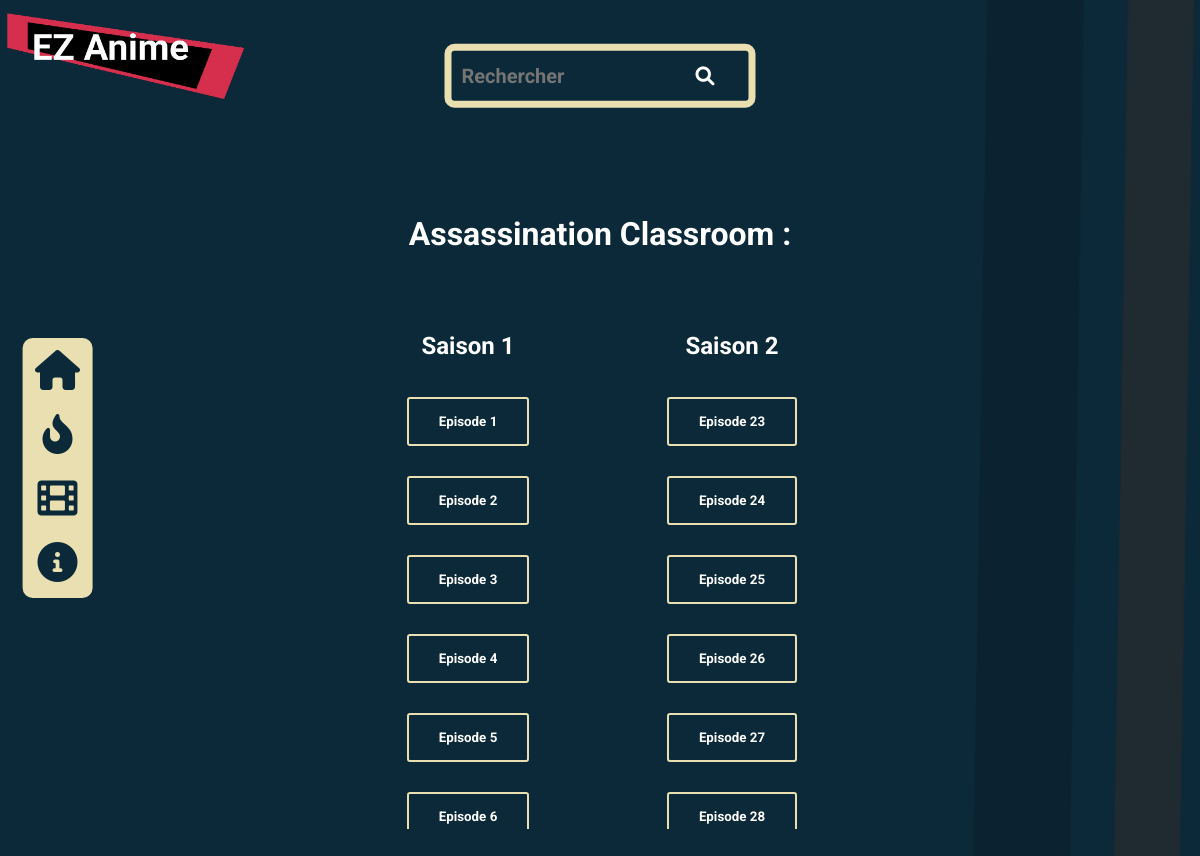
The page /catalog/assassinationclassroom.php on the database its author committed.
### tables this page shows
CREATE TABLE `assassinationclassroomiframe` (
  `id` int NOT NULL,
  `iframe` varchar(258) NOT NULL
);

### catalog/assassinationclassroom.php (the view, shortened to what this page needs)
<!doctype html>
<html lang="en">
<head>
    <link rel="stylesheet" href="../style.css">
    <link rel="stylesheet" href="../responsive.css">
    <link rel="stylesheet" href="https://cdnjs.cloudflare.com/ajax/libs/font-awesome/6.0.0-beta3/css/all.min.css" />
</head>
<body>
<div class="contents">
    <?php
    require('components/navbar-left.php');
    require('components/navbar-top.php');
    ?>
    <h1 class="anime-title">Assassination Classroom :</h1><br><br><br><br>
    <center><div class="ep-lst">
            <div class="saison">
                <h2>Saison 1</h2><br>
                <?php
                    $sql = "SELECT * FROM assassinationclassroomiframe WHERE id BETWEEN 1 AND 22";
                    $res = mysqli_query($conn, $sql);
                    while($row = mysqli_fetch_assoc($res)) {
                        echo
                            "
                            <a href='watch/assassinationclassroom.php?ep=".$row['id']."'><button class='ep-btn'>Episode ".$row['id']."</button></a>
                            ";
                    }
                ?>
            </div>
            <div class="saison">
                <h2>Saison 2</h2><br>
                <?php
                    $sql = "SELECT * FROM assassinationclassroomiframe WHERE id BETWEEN 23 AND 47";
                    $res = mysqli_query($conn, $sql);
                    while($row = mysqli_fetch_assoc($res)) {
                        echo
                            "
                            <a href='watch/assassinationclassroom.php?ep=".$row['id']."'><button class='ep-btn'>Episode ".$row['id']."</button></a>
                            ";
                    }
                ?>
            </div>
    </div></center>
</div><br><br><br>
</body><?php

### style.css (style rules this page uses)
:root { --beige: #E9DFB1; --bg-color: #0B2938; --vector-color: #0B2938; --card-color: #469B97; --red: #d62f4d; --whitebar: #dce6f0; }
* { margin: 0; padding: 0; text-decoration: none; color: inherit; font-family: 'Roboto', sans-serif; font-weight: bold; }
body { background: url("assets/bg2.png"); background-size: cover; background-repeat: no-repeat; scroll-behavior: smooth; }
.ep-lst { max-width: 80%; }
.ep-lst .saison { max-width: 260px; max-height: 500px; display: inline-block; overflow: auto; background: transparent; vertical-align: top; margin-bottom: 50px; }
.ep-lst .saison h2 { color: #fff; margin: 3px; }
.ep-lst .saison button { border: 2px solid var(--beige); padding: 15px 30px; background: transparent; cursor: pointer; color: white; margin: 15px; vertical-align: top; transition: .5s; border-radius: 3px; }
.anime-title { color: white; text-align: center; }

### responsive.css (style rules this page uses)
:root { --beige: #E9DFB1; --bg-color: #0B2938; --vector-color: #0B2938; --card-color: #469B97; }

### rows shown on the page
assassinationclassroomiframe: id "1"
assassinationclassroomiframe: id "2"
assassinationclassroomiframe: id "3"
assassinationclassroomiframe: id "4"
assassinationclassroomiframe: id "5"
assassinationclassroomiframe: id "6"
assassinationclassroomiframe: id "23"
assassinationclassroomiframe: id "24"
assassinationclassroomiframe: id "25"
assassinationclassroomiframe: id "26"
assassinationclassroomiframe: id "27"
assassinationclassroomiframe: id "28"
